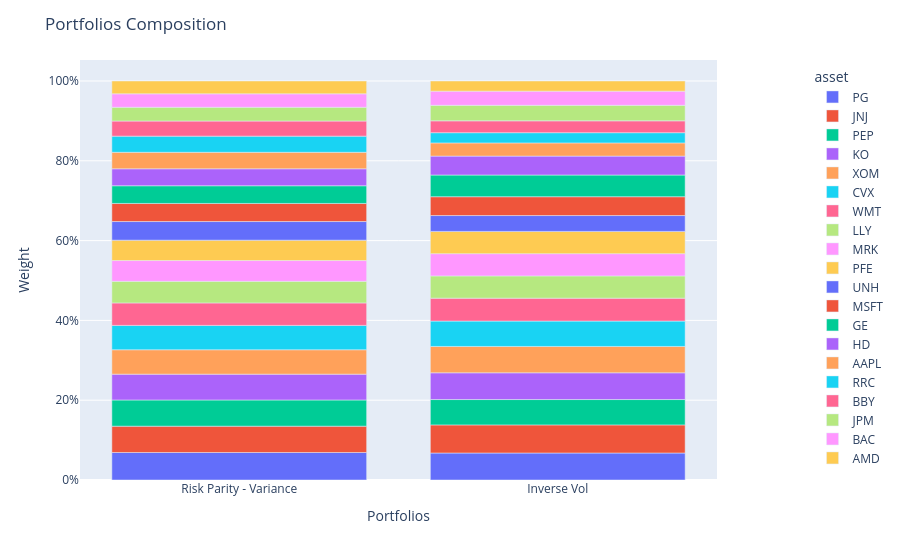

Notebook code for this chart:
### Code cell
population.plot_composition()

### Figure 1 — Plotly figure (JSON) as saved in the notebook; plotly's stock layout.template omitted (floating-point values rounded to 4 significant figures)
{"data": [{"alignmentgroup": "True", "hovertemplate": "asset=PG<br>index=%{x}<br>value=%{y}<extra></extra>", "legendgroup": "PG", "marker": {"color": "#636efa", "pattern": {"shape": ""}}, "name": "PG", "offsetgroup": "PG", "orientation": "v", "showlegend": true, "textposition": "auto", "type": "bar", "x": ["Risk Parity - Variance", "Inverse Vol"], "xaxis": "x", "y": [0.06895, 0.06765], "yaxis": "y"}, {"alignmentgroup": "True", "hovertemplate": "asset=JNJ<br>index=%{x}<br>value=%{y}<extra></extra>", "legendgroup": "JNJ", "marker": {"color": "#EF553B", "pattern": {"shape": ""}}, "name": "JNJ", "offsetgroup": "JNJ", "orientation": "v", "showlegend": true, "textposition": "auto", "type": "bar", "x": ["Risk Parity - Variance", "Inverse Vol"], "xaxis": "x", "y": [0.06593, 0.0705], "yaxis": "y"}, {"alignmentgroup": "True", "hovertemplate": "asset=PEP<br>index=%{x}<br>value=%{y}<extra></extra>", "legendgroup": "PEP", "marker": {"color": "#00cc96", "pattern": {"shape": ""}}, "name": "PEP", "offsetgroup": "PEP", "orientation": "v", "showlegend": true, "textposition": "auto", "type": "bar", "x": ["Risk Parity - Variance", "Inverse Vol"], "xaxis": "x", "y": [0.06568, 0.06351], "yaxis": "y"}, {"alignmentgroup": "True", "hovertemplate": "asset=KO<br>index=%{x}<br>value=%{y}<extra></extra>", "legendgroup": "KO", "marker": {"color": "#ab63fa", "pattern": {"shape": ""}}, "name": "KO", "offsetgroup": "KO", "orientation": "v", "showlegend": true, "textposition": "auto", "type": "bar", "x": ["Risk Parity - Variance", "Inverse Vol"], "xaxis": "x", "y": [0.06469, 0.06698], "yaxis": "y"}, {"alignmentgroup": "True", "hovertemplate": "asset=XOM<br>index=%{x}<br>value=%{y}<extra></extra>", "legendgroup": "XOM", "marker": {"color": "#FFA15A", "pattern": {"shape": ""}}, "name": "XOM", "offsetgroup": "XOM", "orientation": "v", "showlegend": true, "textposition": "auto", "type": "bar", "x": ["Risk Parity - Variance", "Inverse Vol"], "xaxis": "x", "y": [0.0612, 0.0661], "yaxis": "y"}, {"alignmentgroup": "True", "hovertemplate": "asset=CVX<br>index=%{x}<br>value=%{y}<extra></extra>", "legendgroup": "CVX", "marker": {"color": "#19d3f3", "pattern": {"shape": ""}}, "name": "CVX", "offsetgroup": "CVX", "orientation": "v", "showlegend": true, "textposition": "auto", "type": "bar", "x": ["Risk Parity - Variance", "Inverse Vol"], "xaxis": "x", "y": [0.06105, 0.06358], "yaxis": "y"}, {"alignmentgroup": "True", "hovertemplate": "asset=WMT<br>index=%{x}<br>value=%{y}<extra></extra>", "legendgroup": "WMT", "marker": {"color": "#FF6692", "pattern": {"shape": ""}}, "name": "WMT", "offsetgroup": "WMT", "orientation": "v", "showlegend": true, "textposition": "auto", "type": "bar", "x": ["Risk Parity - Variance", "Inverse Vol"], "xaxis": "x", "y": [0.05627, 0.05745], "yaxis": "y"}, {"alignmentgroup": "True", "hovertemplate": "asset=LLY<br>index=%{x}<br>value=%{y}<extra></extra>", "legendgroup": "LLY", "marker": {"color": "#B6E880", "pattern": {"shape": ""}}, "name": "LLY", "offsetgroup": "LLY", "orientation": "v", "showlegend": true, "textposition": "auto", "type": "bar", "x": ["Risk Parity - Variance", "Inverse Vol"], "xaxis": "x", "y": [0.05419, 0.05571], "yaxis": "y"}, {"alignmentgroup": "True", "hovertemplate": "asset=MRK<br>index=%{x}<br>value=%{y}<extra></extra>", "legendgroup": "MRK", "marker": {"color": "#FF97FF", "pattern": {"shape": ""}}, "name": "MRK", "offsetgroup": "MRK", "orientation": "v", "showlegend": true, "textposition": "auto", "type": "bar", "x": ["Risk Parity - Variance", "Inverse Vol"], "xaxis": "x", "y": [0.05209, 0.05577], "yaxis": "y"}, {"alignmentgroup": "True", "hovertemplate": "asset=PFE<br>index=%{x}<br>value=%{y}<extra></extra>", "legendgroup": "PFE", "marker": {"color": "#FECB52", "pattern": {"shape": ""}}, "name": "PFE", "offsetgroup": "PFE", "orientation": "v", "showlegend": true, "textposition": "auto", "type": "bar", "x": ["Risk Parity - Variance", "Inverse Vol"], "xaxis": "x", "y": [0.05104, 0.05581], "yaxis": "y"}, {"alignmentgroup": "True", "hovertemplate": "asset=UNH<br>index=%{x}<br>value=%{y}<extra></extra>", "legendgroup": "UNH", "marker": {"color": "#636efa", "pattern": {"shape": ""}}, "name": "UNH", "offsetgroup": "UNH", "orientation": "v", "showlegend": true, "textposition": "auto", "type": "bar", "x": ["Risk Parity - Variance", "Inverse Vol"], "xaxis": "x", "y": [0.04668, 0.03971], "yaxis": "y"}, {"alignmentgroup": "True", "hovertemplate": "asset=MSFT<br>index=%{x}<br>value=%{y}<extra></extra>", "legendgroup": "MSFT", "marker": {"color": "#EF553B", "pattern": {"shape": ""}}, "name": "MSFT", "offsetgroup": "MSFT", "orientation": "v", "showlegend": true, "textposition": "auto", "type": "bar", "x": ["Risk Parity - Variance", "Inverse Vol"], "xaxis": "x", "y": [0.04535, 0.04723], "yaxis": "y"}, {"alignmentgroup": "True", "hovertemplate": "asset=GE<br>index=%{x}<br>value=%{y}<extra></extra>", "legendgroup": "GE", "marker": {"color": "#00cc96", "pattern": {"shape": ""}}, "name": "GE", "offsetgroup": "GE", "orientation": "v", "showlegend": true, "textposition": "auto", "type": "bar", "x": ["Risk Parity - Variance", "Inverse Vol"], "xaxis": "x", "y": [0.04433, 0.05435], "yaxis": "y"}, {"alignmentgroup": "True", "hovertemplate": "asset=HD<br>index=%{x}<br>value=%{y}<extra></extra>", "legendgroup": "HD", "marker": {"color": "#ab63fa", "pattern": {"shape": ""}}, "name": "HD", "offsetgroup": "HD", "orientation": "v", "showlegend": true, "textposition": "auto", "type": "bar", "x": ["Risk Parity - Variance", "Inverse Vol"], "xaxis": "x", "y": [0.04252, 0.04742], "yaxis": "y"}, {"alignmentgroup": "True", "hovertemplate": "asset=AAPL<br>index=%{x}<br>value=%{y}<extra></extra>", "legendgroup": "AAPL", "marker": {"color": "#FFA15A", "pattern": {"shape": ""}}, "name": "AAPL", "offsetgroup": "AAPL", "orientation": "v", "showlegend": true, "textposition": "auto", "type": "bar", "x": ["Risk Parity - Variance", "Inverse Vol"], "xaxis": "x", "y": [0.04135, 0.03307], "yaxis": "y"}, {"alignmentgroup": "True", "hovertemplate": "asset=RRC<br>index=%{x}<br>value=%{y}<extra></extra>", "legendgroup": "RRC", "marker": {"color": "#19d3f3", "pattern": {"shape": ""}}, "name": "RRC", "offsetgroup": "RRC", "orientation": "v", "showlegend": true, "textposition": "auto", "type": "bar", "x": ["Risk Parity - Variance", "Inverse Vol"], "xaxis": "x", "y": [0.04047, 0.02565], "yaxis": "y"}, {"alignmentgroup": "True", "hovertemplate": "asset=BBY<br>index=%{x}<br>value=%{y}<extra></extra>", "legendgroup": "BBY", "marker": {"color": "#FF6692", "pattern": {"shape": ""}}, "name": "BBY", "offsetgroup": "BBY", "orientation": "v", "showlegend": true, "textposition": "auto", "type": "bar", "x": ["Risk Parity - Variance", "Inverse Vol"], "xaxis": "x", "y": [0.03785, 0.02969], "yaxis": "y"}, {"alignmentgroup": "True", "hovertemplate": "asset=JPM<br>index=%{x}<br>value=%{y}<extra></extra>", "legendgroup": "JPM", "marker": {"color": "#B6E880", "pattern": {"shape": ""}}, "name": "JPM", "offsetgroup": "JPM", "orientation": "v", "showlegend": true, "textposition": "auto", "type": "bar", "x": ["Risk Parity - Variance", "Inverse Vol"], "xaxis": "x", "y": [0.03452, 0.03883], "yaxis": "y"}, {"alignmentgroup": "True", "hovertemplate": "asset=BAC<br>index=%{x}<br>value=%{y}<extra></extra>", "legendgroup": "BAC", "marker": {"color": "#FF97FF", "pattern": {"shape": ""}}, "name": "BAC", "offsetgroup": "BAC", "orientation": "v", "showlegend": true, "textposition": "auto", "type": "bar", "x": ["Risk Parity - Variance", "Inverse Vol"], "xaxis": "x", "y": [0.03373, 0.03551], "yaxis": "y"}, {"alignmentgroup": "True", "hovertemplate": "asset=AMD<br>index=%{x}<br>value=%{y}<extra></extra>", "legendgroup": "AMD", "marker": {"color": "#FECB52", "pattern": {"shape": ""}}, "name": "AMD", "offsetgroup": "AMD", "orientation": "v", "showlegend": true, "textposition": "auto", "type": "bar", "x": ["Risk Parity - Variance", "Inverse Vol"], "xaxis": "x", "y": [0.03211, 0.02549], "yaxis": "y"}], "layout": {"barmode": "relative", "legend": {"title": {"text": "asset"}, "tracegroupgap": 0, "x": 1.15, "xanchor": "left", "y": 0.99, "yanchor": "top"}, "margin": {"t": 60}, "title": {"text": "Portfolios Composition"}, "xaxis": {"anchor": "y", "domain": [0, 1], "title": {"text": "Portfolios"}}, "yaxis": {"anchor": "x", "domain": [0, 1], "tickformat": ",.0%", "title": {"text": "Weight"}}}}
